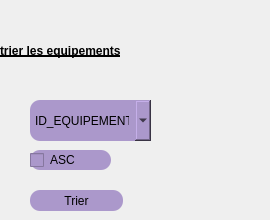
     <widget class="QWidget" name="page_4">
      <widget class="QPushButton" name="pushButton_ok_tri_equipement">
       <property name="geometry">
        <rect>
         <x>30</x>
         <y>190</y>
         <width>93</width>
         <height>21</height>
        </rect>
       </property>
       <property name="styleSheet">
        <string notr="true">border-color: rgb(255, 255, 255);

border-radius: 10px;
background-color: rgb(171, 152, 203);</string>
       </property>
       <property name="text">
        <string>Trier</string>
       </property>
      </widget>
      <widget class="QLabel" name="label_155">
       <property name="geometry">
        <rect>
         <x>0</x>
         <y>30</y>
         <width>261</width>
         <height>41</height>
        </rect>
       </property>
       <property name="styleSheet">
        <string notr="true">font: 75 15pt &quot;Quicksand&quot;;
text-decoration: underline;
font-weight:bold;</string>
       </property>
       <property name="text">
        <string>trier les equipements</string>
       </property>
      </widget>
      <widget class="QCheckBox" name="checkBox_tri_equipement">
       <property name="geometry">
        <rect>
         <x>30</x>
         <y>150</y>
         <width>81</width>
         <height>20</height>
        </rect>
       </property>
       <property name="styleSheet">
        <string notr="true">border-color: rgb(255, 255, 255);

border-radius: 10px;
background-color: rgb(171, 152, 203);</string>
       </property>
       <property name="text">
        <string>ASC</string>
       </property>
      </widget>
      <widget class="QComboBox" name="comboBox_tri_equipement">
       <property name="geometry">
        <rect>
         <x>30</x>
         <y>100</y>
         <width>121</width>
         <height>41</height>
        </rect>
       </property>
       <property name="styleSheet">
        <string notr="true">border-color: rgb(255, 255, 255);

border-radius: 10px;
background-color: rgb(171, 152, 203);</string>
       </property>
       <item>
        <property name="text">
         <string>ID_EQUIPEMENT</string>
        </property>
       </item>
       <item>
        <property name="text">
         <string>NOM_PRODUIT</string>
        </property>
       </item>
       <item>
        <property name="text">
         <string>TYPE</string>
        </property>
       </item>
       <item>
        <property name="text">
         <string>SALLE AFFECTER</string>
        </property>
       </item>
       <item>
        <property name="text">
         <string>PRIX_UNITAIRE</string>
        </property>
       </item>
       <item>
        <property name="text">
         <string>PRIX_TOTALE</string>
        </property>
       </item>
       <item>
        <property name="text">
         <string>QUANTITE</string>
        </property>
       </item>
      </widget>
     </widget>
